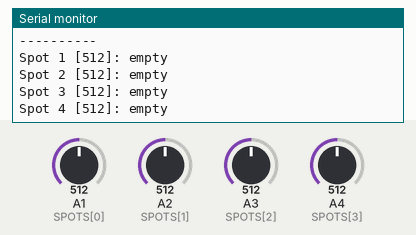
A sketch run on a simulated Arduino Uno, built with avr-gcc and run on an emulated ATmega328P. On the bench: the last lines printed to the serial monitor. The test bench sets the inputs (shaded band); at power-on: A4 (SPOTS[3]) = 512, A1 (SPOTS[0]) = 512, A2 (SPOTS[1]) = 512, A3 (SPOTS[2]) = 512.

Above: at 6.8 s.
6.9 s: A4 (SPOTS[3]) set to 555
At 7.1 s:
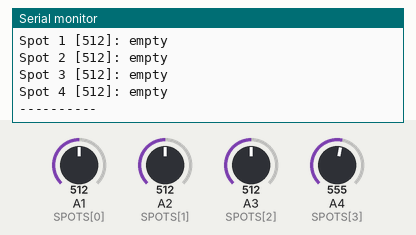
9.9 s: A4 (SPOTS[3]) set to 579
At 10.29 s:
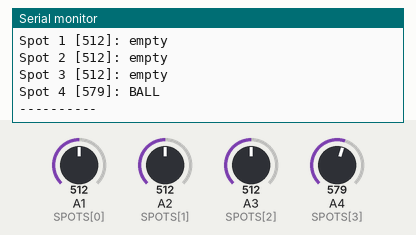
Timing chart, 0 to 12.9 s (numbered marks = the images above; inputs shaded):
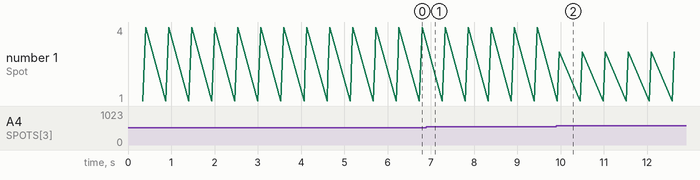

Measured:
- after the input at 9.9 s, the serial monitor: prints a new line after 0.09 s (image 2)

The sketch:

BallHolderCopperMeshDetectionSystem.ino
```cpp
const int SPOTS[] = {A1, A2, A3, A4};
const int NUM_SPOTS = 4;
const int THRESHOLD_OFFSET = 50;  // tune this: how much above ambient = ball present

int ambient[NUM_SPOTS];

void setup() {
  Serial.begin(9600);

  // External pulldown to GND — use plain INPUT, not INPUT_PULLUP
  for (int i = 0; i < NUM_SPOTS; i++) {
    pinMode(SPOTS[i], INPUT);
  }

  delay(200);  // let pins settle

  Serial.println("Capturing ambient (no ball)...");
  for (int i = 0; i < NUM_SPOTS; i++) {
    ambient[i] = analogRead(SPOTS[i]);
    Serial.print("Spot "); Serial.print(i + 1);
    Serial.print(" ambient: "); Serial.println(ambient[i]);
  }
  Serial.println("Ready.");
  Serial.println("----------");
}

bool isBallPresent(int spotIndex) {
  int val = analogRead(SPOTS[spotIndex]);
  // Ball bridges mesh to 5V → val rises ABOVE ambient
  return val > (ambient[spotIndex] + THRESHOLD_OFFSET);
}

void loop() {
  for (int i = 0; i < NUM_SPOTS; i++) {
    int raw = analogRead(SPOTS[i]);
    bool ball = isBallPresent(i);
    Serial.print("Spot "); Serial.print(i + 1);
    Serial.print(" ["); Serial.print(raw); Serial.print("]: ");
    Serial.println(ball ? "BALL" : "empty");
  }
  Serial.println("----------");
  delay(500);
}
```
